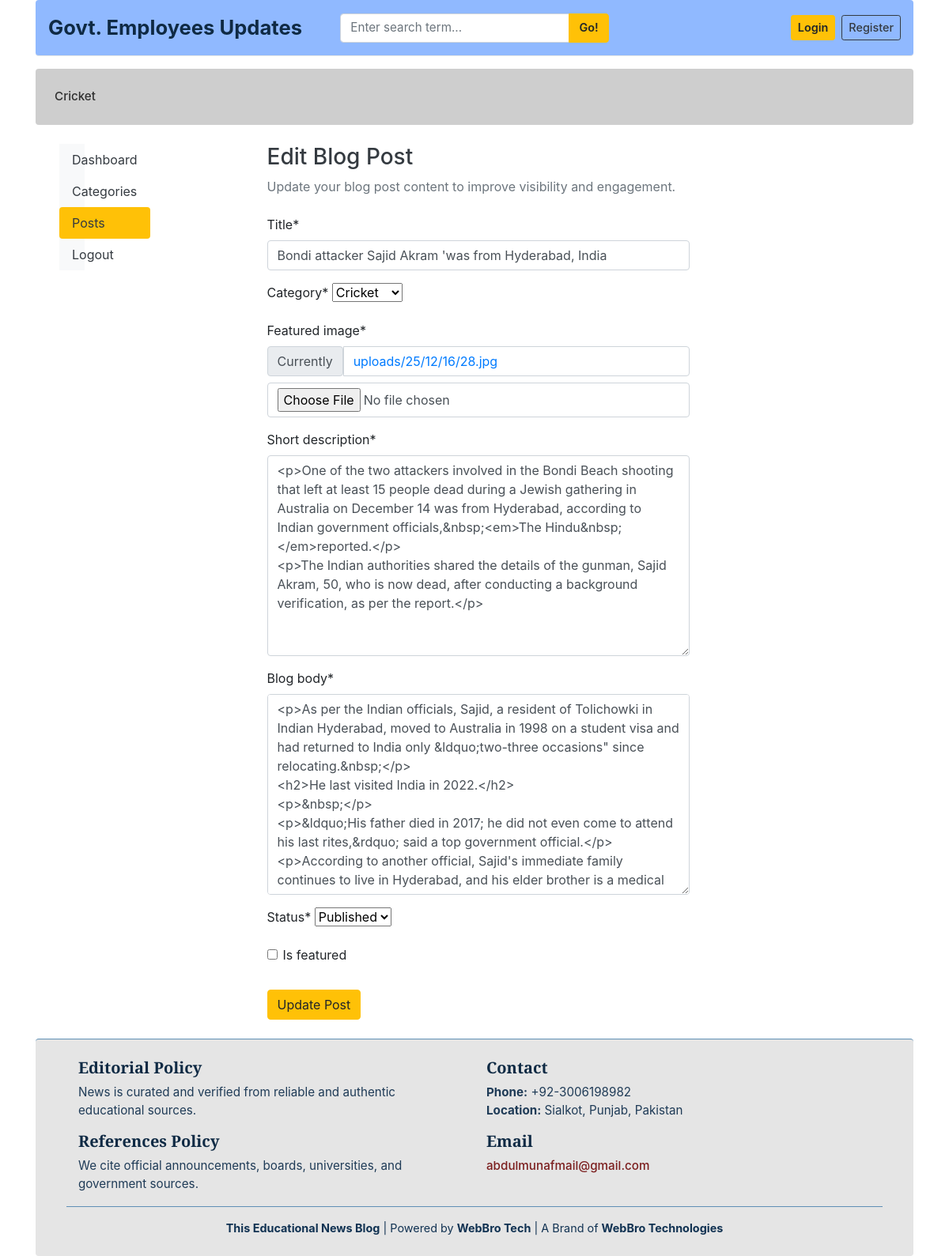
Page /dashboard/posts/edit/40/ on the earlier database version.
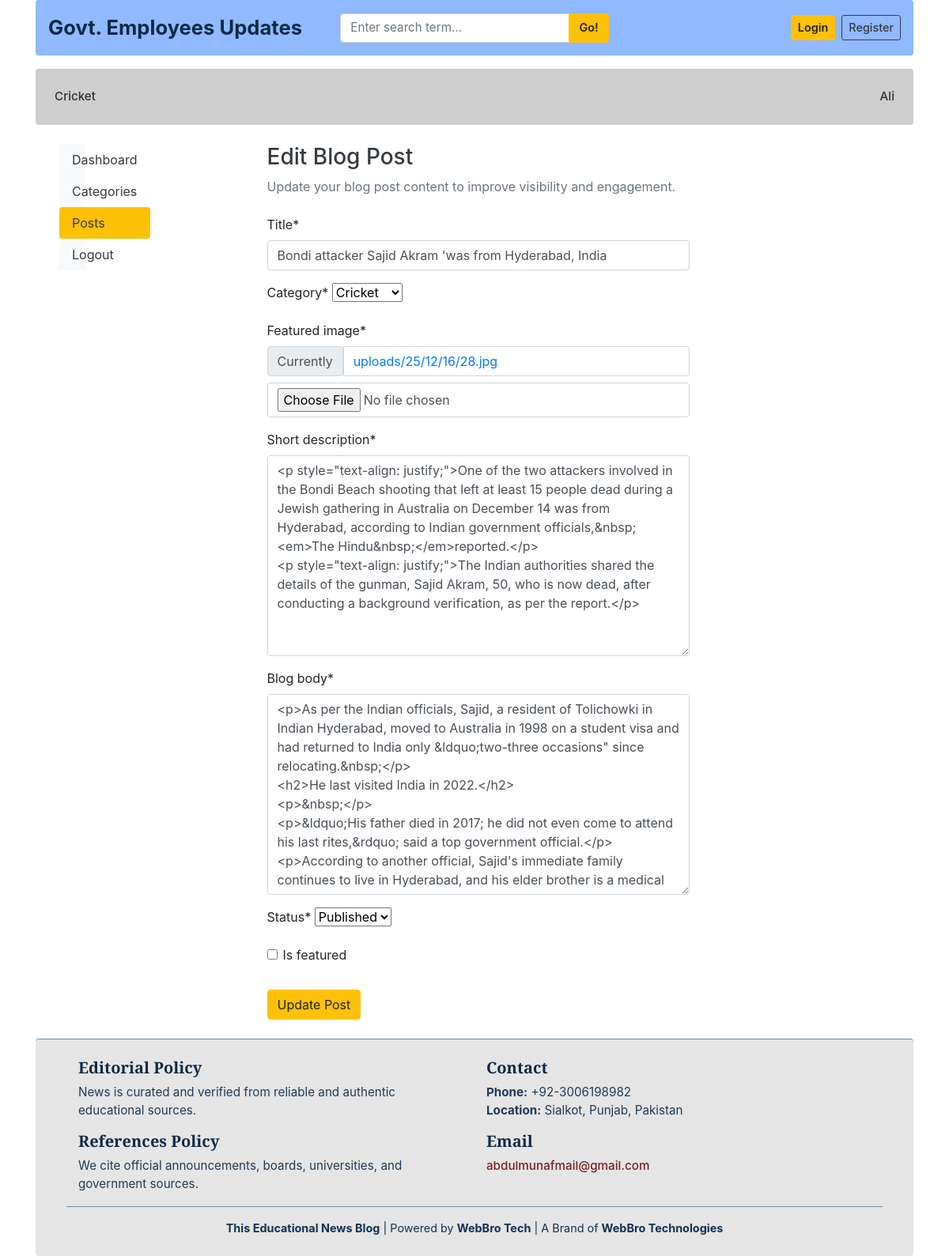
Same page on the later database version.
### blogs/models.py (models this page shows, shortened)
class Category(models.Model):
    category_name = models.CharField(max_length=50, unique=True)
    created_at = models.DateTimeField(auto_now_add=True)
    updated_at = models.DateTimeField(auto_now=True)
    class Meta:
        verbose_name_plural = 'Categories'
    def __str__(self):
        return self.category_name

class Blog(models.Model):
    title = models.CharField(max_length=100)
    slug = models.SlugField(max_length=150, blank=True, unique=True)
    category = models.ForeignKey(Category, on_delete=models.CASCADE)
    auther = models.ForeignKey(User, on_delete=models.CASCADE , null=True)
    featured_image = models.ImageField(upload_to='uploads/%y/%m/%d')
    short_description = HTMLField()
    blog_body = HTMLField()
    pdf_file = models.FileField(upload_to='pdfs/', blank=True, null=True)
    status = models.CharField(max_length=20, choices = STATUS_CHOICES, default = "Draft")
    is_featured = models.BooleanField(default=False)
    created_at = models.DateTimeField(auto_now_add=True)
    updated_at = models. DateTimeField(auto_now=True)

### dashboards/views.py (the view, shortened to what this page needs)
# urls.py: path('posts/edit/<int:pk>/', views.edit_post, name='edit_post'),
def edit_post(request, pk):
    post=get_object_or_404(Blog, pk=pk)
    form=BlogPostForm(instance=post)
    context = {
        'form': form,
        'post': post,
        }
    return render(request, 'dashboard/edit_post.html', context)

### dashboards/forms.py
class BlogPostForm(forms.ModelForm):
    class Meta:
        model = Blog
        fields = ('title', 'category', 'featured_image', 'short_description', 'blog_body', 'blog_body', 'status', 'is_featured')

### blogs/context_processors.py (called while the page is built)
def get_categories(request):
    categories = Category.objects.all()
    return dict(categories=categories)

def get_social_links(request):
    social_links = SocialLinks.objects.all()
    return dict(social_links=social_links)

### templates/dashboard/edit_post.html (shortened to what this page needs)
{% extends 'base.html' %}
{% load crispy_forms_tags %}
{% block content %}
<main class="container my-4" role="main">
  <div class="row">
    <aside class="col-md-3" aria-label="Dashboard Navigation">
      {% include 'dashboard/sidebar.html' %}
    </aside>
    <section class="col-md-9" aria-labelledby="page-title">
      <header class="mb-4">
        <h1 id="page-title" class="h3 text-dark">
          Edit Blog Post
        </h1>
        <p class="text-muted">
          Update your blog post content to improve visibility and engagement.
        </p>
      </header>
      <form
        action="{% url 'edit_post' post.id %}"
        method="POST"
        enctype="multipart/form-data"
        aria-label="Edit Blog Post Form"
        class="col-lg-8 p-0"
      >
        {{ form|crispy }}
        <button
          type="submit"
          class="btn btn-warning mt-3"
          aria-label="Update Blog Post"
        >
          Update Post
        </button>
      </form>
    </section>
  </div>
</main>
{% endblock %}

### templates/base.html (shortened to what the changed rows need)
{% load static %}
<!DOCTYPE html>
<html lang="en">
<head>
  <link href="https://getbootstrap.com/docs/4.0/dist/css/bootstrap.min.css" rel="stylesheet">
  <link href="{% static 'css/blog.css' %}" rel="stylesheet">
  <link rel="stylesheet"
        href="https://cdnjs.cloudflare.com/ajax/libs/font-awesome/4.7.0/css/font-awesome.min.css">
</head>
<body>
<div class="container">
  <div class="p-3 mb-3 rounded nav-scroller"
      style="background-color:#cecece;">
    <nav class="nav d-flex justify-content-between flex-wrap">
      {% for cat in categories %}
        <a href="{% url 'posts_by_category' cat.id %}"
          class="p-2 nav-link"
          style="color:#2f2f2f;
                  font-weight:500;
                  font-size:0.95rem;
                  text-decoration:none;">
          {{ cat.category_name }}
        </a>
      {% endfor %}
    </nav>
  </div>
  {% block content %}
  {% endblock %}
</div>
</body>
</html>

Differences in the rows shown:
added Category: category_name "Ali"
changed Blog "Bondi attacker Sajid Akram 'was from Hyderabad, India": short_description "<p>One of the two attackers involved in the Bondi Beach shooting that left at least 15 people dead during a Jewish gathering in Australia on December 14 was from Hyderabad, according to Indian government officials,&nbsp;<em>The Hindu&nbsp;</em>reported.</p> <p>The Indian authorities shared the…" → "<p style=\"text-align: justify;\">One of the two attackers involved in the Bondi Beach shooting that left at least 15 people dead during a Jewish gathering in Australia on December 14 was from Hyderabad, according to Indian government officials,&nbsp;<em>The Hindu&nbsp;</em>reported.</p> <p style=\"text-align: justify;\">The Indian authorities shared the…"
